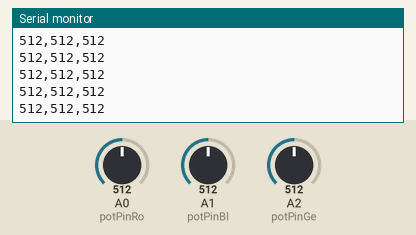
This sketch was run on a simulated Arduino Uno, built with avr-gcc and run on an emulated ATmega328P. Parts: the last lines printed to the serial monitor. Inputs (shaded band) come from the test bench; at power-on: A0 (potPinRo) = 512, A1 (potPinBl) = 512, A2 (potPinGe) = 512.

Above: at 1.2 s.
1.3 s: A0 (potPinRo) set to 716
At 1.32 s:
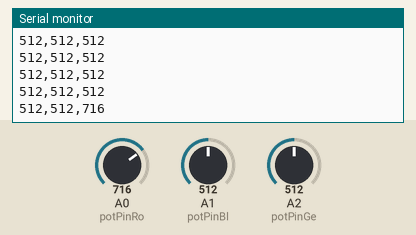
2.8 s: A1 (potPinBl) set to 716
At 2.83 s:
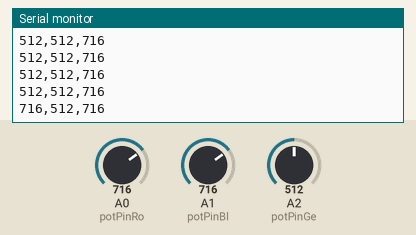
4.3 s: A2 (potPinGe) set to 716
At 4.34 s:
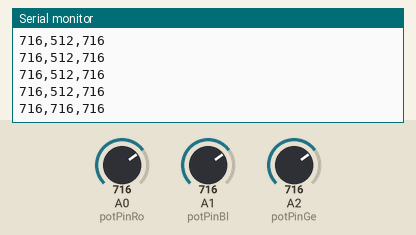
5.8 s: A0 (potPinRo) set to 900
At 5.85 s:
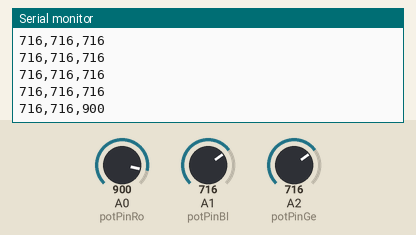
7.3 s: A1 (potPinBl) set to 900
At 7.37 s:
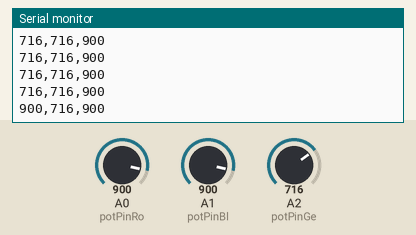
8.8 s: A2 (potPinGe) set to 900
At 8.88 s:
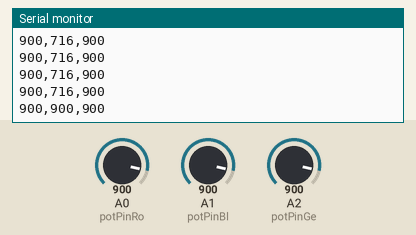
Timing chart, 0 to 11.8 s (numbered marks = the images above; inputs shaded):
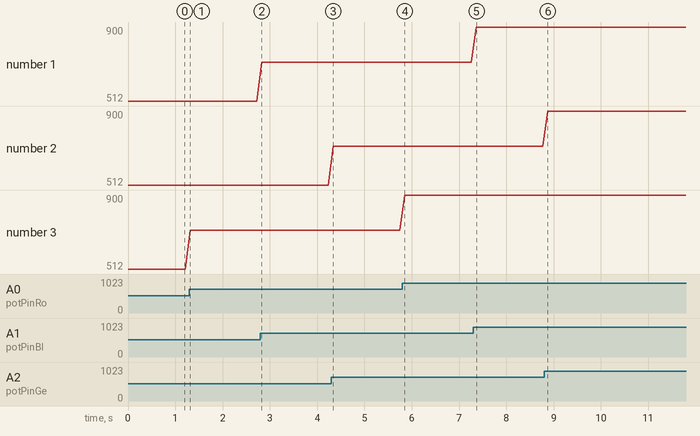

Measured:
- after the input at 1.3 s, the serial monitor: prints a new line at once (image 1)
- after the input at 2.8 s, the serial monitor: prints a new line at once (image 2)
- after the input at 4.3 s, the serial monitor: prints a new line at once (image 3)
- after the input at 5.8 s, the serial monitor: prints a new line after 0.05 s (image 4)
- after the input at 7.3 s, the serial monitor: prints a new line after 0.06 s (image 5)
- after the input at 8.8 s, the serial monitor: prints a new line after 0.08 s (image 6)
- plotted number 3: 512 → 716 after the input at 1.3 s, 716 → 900 after the input at 5.8 s

The sketch:

passData-2.ino
```cpp
int potPinBl = A1;
int potPinGe = A2;
int potPinRo = A0;

int potValBl;
int potValGe;
int potValRo;
int DL = 100;


void setup() {
  pinMode(potPinBl,INPUT);
  pinMode(potPinGe,INPUT);
  pinMode(potPinRo,INPUT);

  Serial.begin(115200);

}

void loop() {
  potValBl = analogRead(potPinBl);
  potValGe = analogRead(potPinGe);
  potValRo = analogRead(potPinRo);

  Serial.print(potValBl);
  Serial.print(',');
  Serial.print(potValGe);
  Serial.print(',');
  Serial.println(potValRo);
  delay(DL);
}
```
